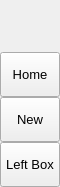
        <widget class="QFrame" name="leftMenuBg">
         <property name="minimumSize">
          <size>
           <width>60</width>
           <height>0</height>
          </size>
         </property>
         <property name="maximumSize">
          <size>
           <width>60</width>
           <height>16777215</height>
          </size>
         </property>
         <property name="frameShape">
          <enum>QFrame::NoFrame</enum>
         </property>
         <property name="frameShadow">
          <enum>QFrame::Raised</enum>
         </property>
         <layout class="QVBoxLayout" name="verticalLayout_3">
          <property name="spacing">
           <number>0</number>
          </property>
          <property name="leftMargin">
           <number>0</number>
          </property>
          <property name="topMargin">
           <number>0</number>
          </property>
          <property name="rightMargin">
           <number>0</number>
          </property>
          <property name="bottomMargin">
           <number>0</number>
          </property>
          <item>
           <widget class="QFrame" name="topLogoInfo">
            <property name="minimumSize">
             <size>
              <width>0</width>
              <height>50</height>
             </size>
            </property>
            <property name="maximumSize">
             <size>
              <width>16777215</width>
              <height>50</height>
             </size>
            </property>
            <property name="frameShape">
             <enum>QFrame::NoFrame</enum>
            </property>
            <property name="frameShadow">
             <enum>QFrame::Raised</enum>
            </property>
            <widget class="QFrame" name="topLogo">
             <property name="geometry">
              <rect>
               <x>10</x>
               <y>5</y>
               <width>42</width>
               <height>42</height>
              </rect>
             </property>
             <property name="minimumSize">
              <size>
               <width>42</width>
               <height>42</height>
              </size>
             </property>
             <property name="maximumSize">
              <size>
               <width>42</width>
               <height>42</height>
              </size>
             </property>
             <property name="frameShape">
              <enum>QFrame::NoFrame</enum>
             </property>
             <property name="frameShadow">
              <enum>QFrame::Raised</enum>
             </property>
            </widget>
            <widget class="QLabel" name="titleLeftApp">
             <property name="geometry">
              <rect>
               <x>70</x>
               <y>8</y>
               <width>160</width>
               <height>20</height>
              </rect>
             </property>
             <property name="font">
              <font>
               <family>Segoe UI Semibold</family>
               <pointsize>12</pointsize>
               <weight>7</weight>
               <italic>false</italic>
               <bold>false</bold>
              </font>
             </property>
             <property name="text">
              <string>Genius Software</string>
             </property>
             <property name="alignment">
              <set>Qt::AlignLeading|Qt::AlignLeft|Qt::AlignTop</set>
             </property>
            </widget>
            <widget class="QLabel" name="titleLeftDescription">
             <property name="geometry">
              <rect>
               <x>70</x>
               <y>27</y>
               <width>160</width>
               <height>16</height>
              </rect>
             </property>
             <property name="maximumSize">
              <size>
               <width>16777215</width>
               <height>16</height>
              </size>
             </property>
             <property name="font">
              <font>
               <family>Segoe UI</family>
               <pointsize>8</pointsize>
               <weight>50</weight>
               <italic>false</italic>
               <bold>false</bold>
              </font>
             </property>
             <property name="text">
              <string>Invoice App</string>
             </property>
             <property name="alignment">
              <set>Qt::AlignLeading|Qt::AlignLeft|Qt::AlignTop</set>
             </property>
            </widget>
           </widget>
          </item>
          <item>
           <widget class="QFrame" name="leftMenuFrame">
            <property name="frameShape">
             <enum>QFrame::NoFrame</enum>
            </property>
            <property name="frameShadow">
             <enum>QFrame::Raised</enum>
            </property>
            <layout class="QVBoxLayout" name="verticalMenuLayout">
             <property name="spacing">
              <number>0</number>
             </property>
             <property name="leftMargin">
              <number>0</number>
             </property>
             <property name="topMargin">
              <number>0</number>
             </property>
             <property name="rightMargin">
              <number>0</number>
             </property>
             <property name="bottomMargin">
              <number>0</number>
             </property>
             <item alignment="Qt::AlignTop">
              <widget class="QFrame" name="topMenu">
               <property name="frameShape">
                <enum>QFrame::NoFrame</enum>
               </property>
               <property name="frameShadow">
                <enum>QFrame::Raised</enum>
               </property>
               <layout class="QVBoxLayout" name="verticalLayout_8">
                <property name="spacing">
                 <number>0</number>
                </property>
                <property name="leftMargin">
                 <number>0</number>
                </property>
                <property name="topMargin">
                 <number>0</number>
                </property>
                <property name="rightMargin">
                 <number>0</number>
                </property>
                <property name="bottomMargin">
                 <number>0</number>
                </property>
                <item>
                 <widget class="QFrame" name="toggleBox">
                  <property name="maximumSize">
                   <size>
                    <width>16777215</width>
                    <height>45</height>
                   </size>
                  </property>
                  <property name="frameShape">
                   <enum>QFrame::NoFrame</enum>
                  </property>
                  <property name="frameShadow">
                   <enum>QFrame::Plain</enum>
                  </property>
                  <property name="lineWidth">
                   <number>-1</number>
                  </property>
                  <layout class="QVBoxLayout" name="verticalLayout_4">
                   <property name="spacing">
                    <number>0</number>
                   </property>
                   <property name="sizeConstraint">
                    <enum>QLayout::SetNoConstraint</enum>
                   </property>
                   <property name="leftMargin">
                    <number>0</number>
                   </property>
                   <property name="topMargin">
                    <number>2</number>
                   </property>
                   <property name="rightMargin">
                    <number>0</number>
                   </property>
                   <property name="bottomMargin">
                    <number>0</number>
                   </property>
                  </layout>
                 </widget>
                </item>
                <item>
                 <widget class="QPushButton" name="btn_home">
                  <property name="sizePolicy">
                   <sizepolicy hsizetype="Expanding" vsizetype="Fixed">
                    <horstretch>0</horstretch>
                    <verstretch>0</verstretch>
                   </sizepolicy>
                  </property>
                  <property name="minimumSize">
                   <size>
                    <width>0</width>
                    <height>45</height>
                   </size>
                  </property>
                  <property name="font">
                   <font>
                    <family>Segoe UI</family>
                    <pointsize>10</pointsize>
                    <weight>50</weight>
                    <italic>false</italic>
                    <bold>false</bold>
                   </font>
                  </property>
                  <property name="cursor">
                   <cursorShape>PointingHandCursor</cursorShape>
                  </property>
                  <property name="layoutDirection">
                   <enum>Qt::LeftToRight</enum>
                  </property>
                  <property name="styleSheet">
                   <string notr="true">background-image: url(:/resources/images/icons/icon_apps_black.png);</string>
                  </property>
                  <property name="text">
                   <string>Home</string>
                  </property>
                 </widget>
                </item>
                <item>
                 <widget class="QPushButton" name="btn_new">
                  <property name="sizePolicy">
                   <sizepolicy hsizetype="Expanding" vsizetype="Fixed">
                    <horstretch>0</horstretch>
                    <verstretch>0</verstretch>
                   </sizepolicy>
                  </property>
                  <property name="minimumSize">
                   <size>
                    <width>0</width>
                    <height>45</height>
                   </size>
                  </property>
                  <property name="font">
                   <font>
                    <family>Segoe UI</family>
                    <pointsize>10</pointsize>
                    <weight>50</weight>
                    <italic>false</italic>
                    <bold>false</bold>
                   </font>
                  </property>
                  <property name="cursor">
                   <cursorShape>PointingHandCursor</cursorShape>
                  </property>
                  <property name="layoutDirection">
                   <enum>Qt::LeftToRight</enum>
                  </property>
                  <property name="styleSheet">
                   <string notr="true">background-image: url(:/resources/images/icons/cil-file-black.png);</string>
                  </property>
                  <property name="text">
                   <string>New</string>
                  </property>
                 </widget>
                </item>
               </layout>
              </widget>
             </item>
             <item alignment="Qt::AlignBottom">
              <widget class="QFrame" name="bottomMenu">
               <property name="frameShape">
                <enum>QFrame::NoFrame</enum>
               </property>
               <property name="frameShadow">
                <enum>QFrame::Raised</enum>
               </property>
               <layout class="QVBoxLayout" name="verticalLayout_9">
                <property name="spacing">
                 <number>0</number>
                </property>
                <property name="leftMargin">
                 <number>0</number>
                </property>
                <property name="topMargin">
                 <number>0</number>
                </property>
                <property name="rightMargin">
                 <number>0</number>
                </property>
                <property name="bottomMargin">
                 <number>0</number>
                </property>
                <item>
                 <widget class="QPushButton" name="toggleLeftBox">
                  <property name="sizePolicy">
                   <sizepolicy hsizetype="Expanding" vsizetype="Fixed">
                    <horstretch>0</horstretch>
                    <verstretch>0</verstretch>
                   </sizepolicy>
                  </property>
                  <property name="minimumSize">
                   <size>
                    <width>0</width>
                    <height>45</height>
                   </size>
                  </property>
                  <property name="font">
                   <font>
                    <family>Segoe UI</family>
                    <pointsize>10</pointsize>
                    <weight>50</weight>
                    <italic>false</italic>
                    <bold>false</bold>
                   </font>
                  </property>
                  <property name="cursor">
                   <cursorShape>PointingHandCursor</cursorShape>
                  </property>
                  <property name="layoutDirection">
                   <enum>Qt::LeftToRight</enum>
                  </property>
                  <property name="styleSheet">
                   <string notr="true">background-image: url(:/resources/images/icons/icon_settings_black.png);</string>
                  </property>
                  <property name="text">
                   <string>Left Box</string>
                  </property>
                 </widget>
                </item>
               </layout>
              </widget>
             </item>
            </layout>
           </widget>
          </item>
         </layout>
        </widget>
